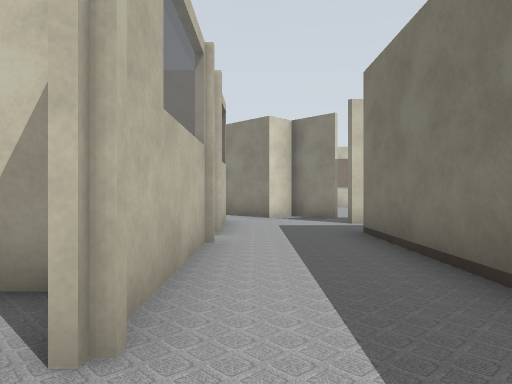
View 1 (above)

24 first-person views from a walk through a robot-simulator world made for Gazebo. The camera is 0.72 m above the floor, looks level and sees 70° across. The lines on the ground mark 1 m squares. The floor is counted in squares, 1 m on a side. Each view is taken from the middle of a square. On the plan, view 1 faces up. The plan holds only what a view shows up to about 11 squares ahead; the rest is blank. The place goes on beyond the plan. Some surface patterns are stand-ins.

View 2
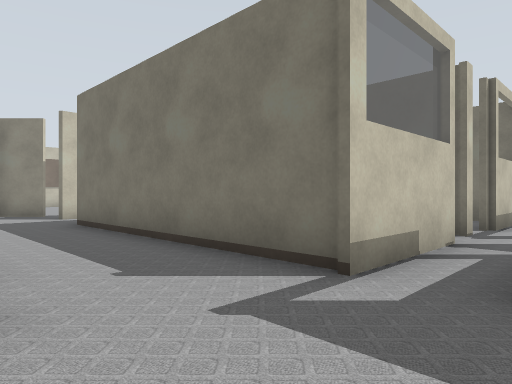

View 3
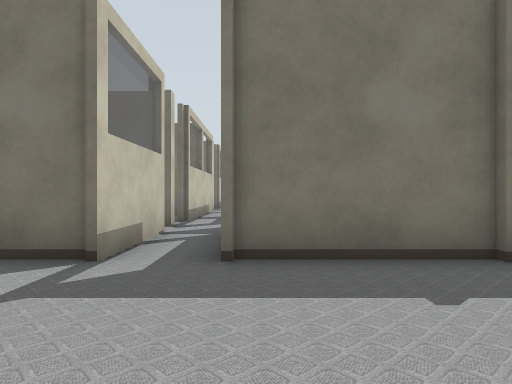

View 4
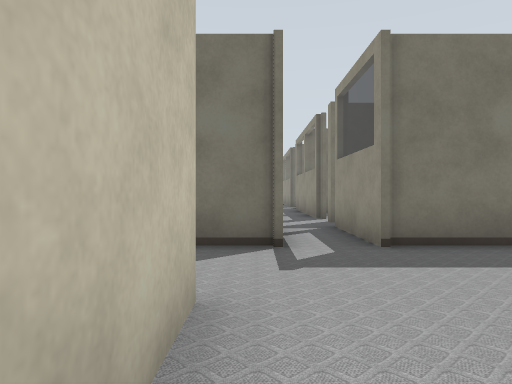

View 5
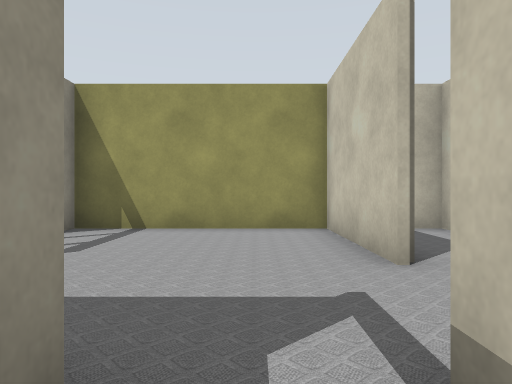

View 6
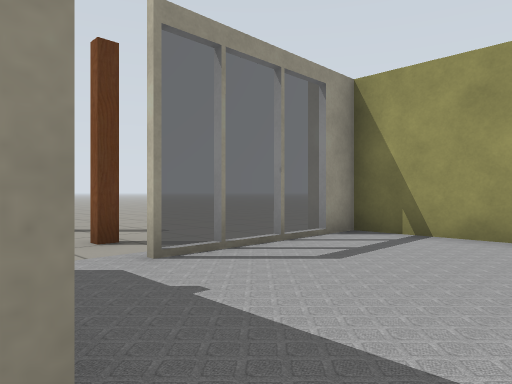

View 7
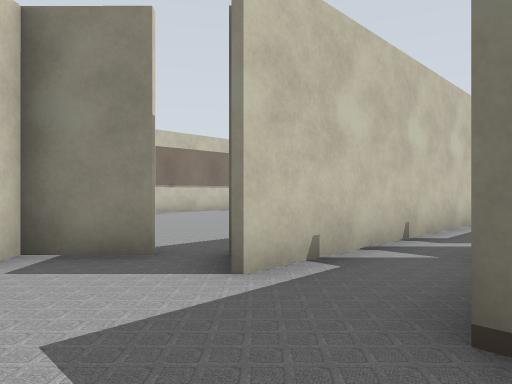

View 8
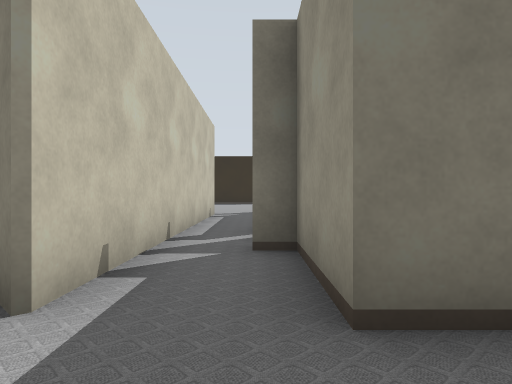

View 9
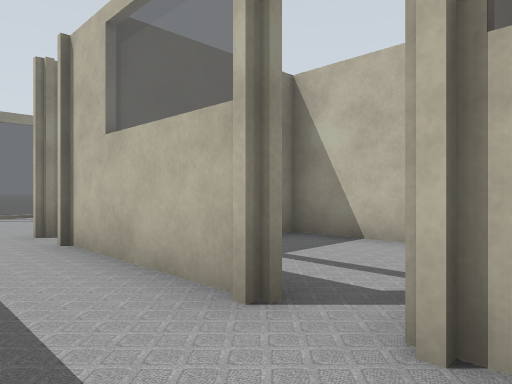

View 10
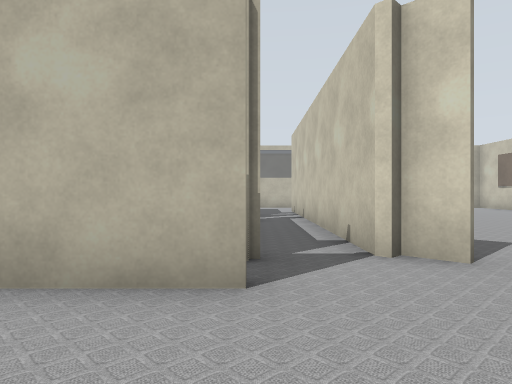

View 11
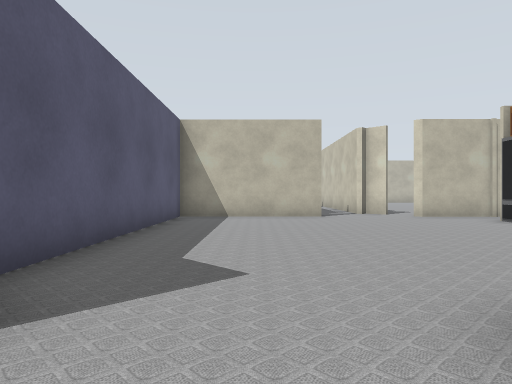

View 12
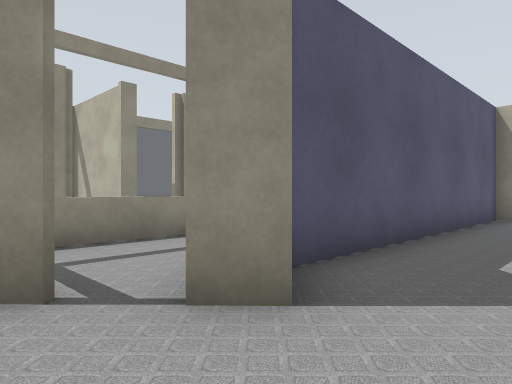

View 13
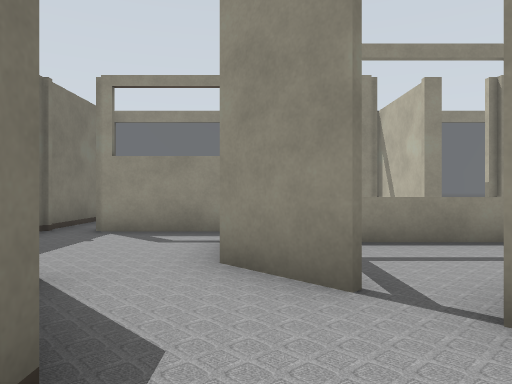

View 14
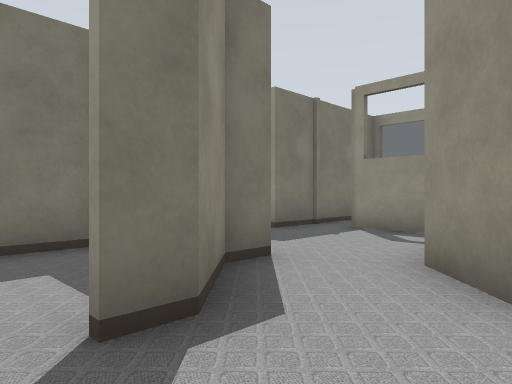

View 15
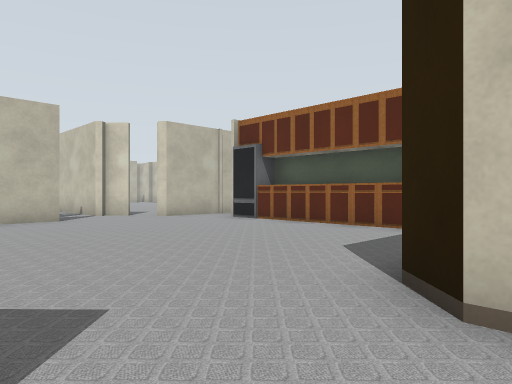

View 16
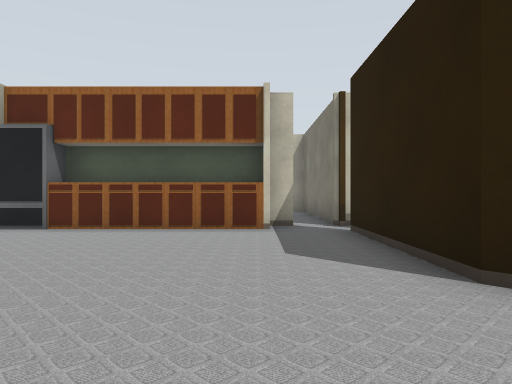

View 17
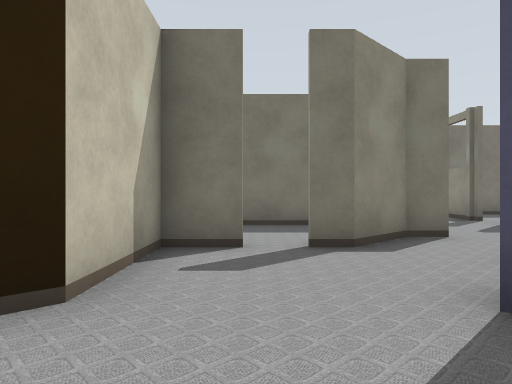

View 18
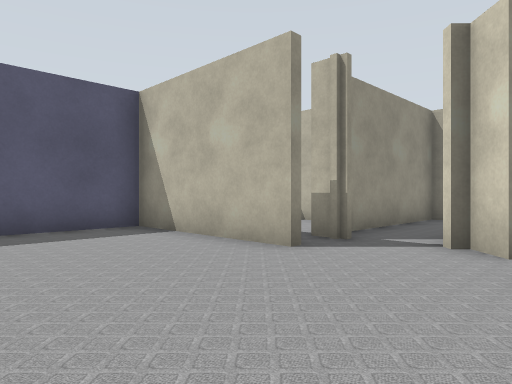

View 19
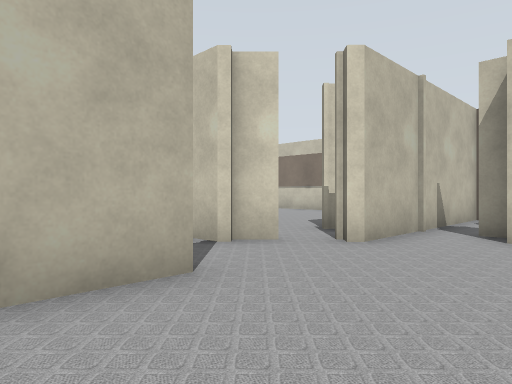

View 20
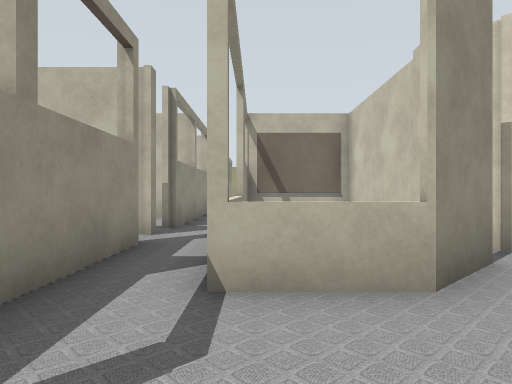

View 21
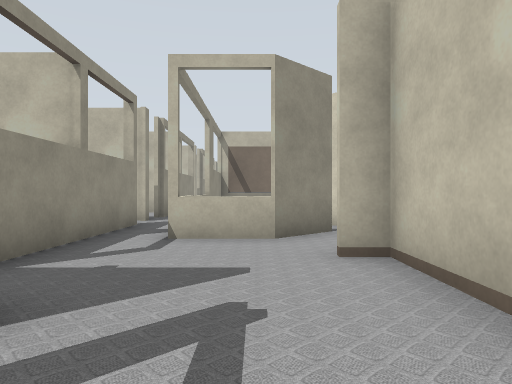

View 22
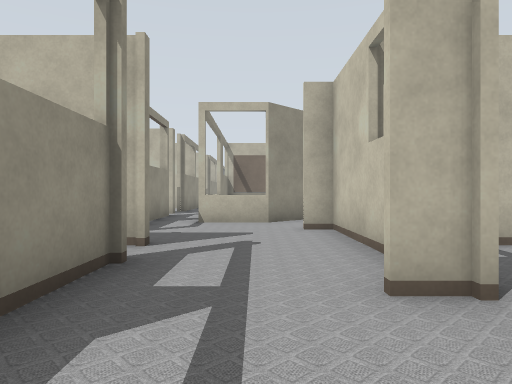

View 23
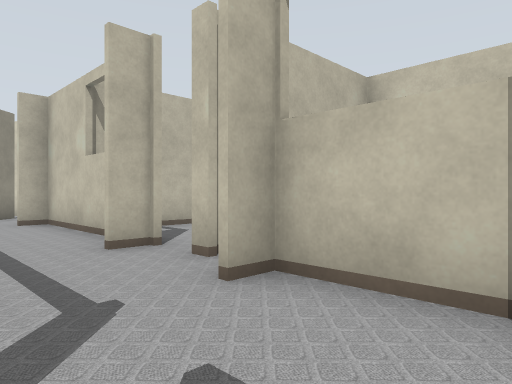

View 24
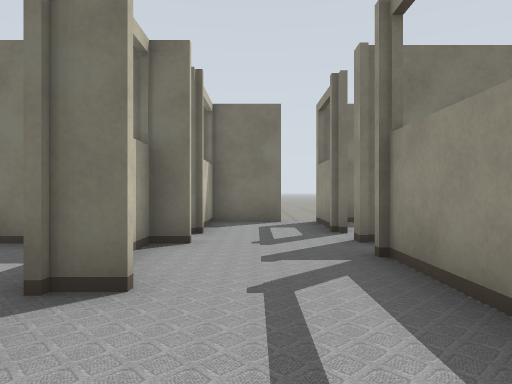

### Floor plan
Key: @ floor where view 1 was taken; # wall or solid block; x gap in a wall; . floor; = window, fence, low wall or low ledge; T thing the floor can be seen under or through.
Columns run from 6 left of view 1 to 40 right of it. Each row starts with its distance up from view 1.
 15                    #
 14                    #.
 13                    #.
 12                    #.##  ####
 11       ###         ##.######.#
 10       #.#         .#........#
  9      =..###########.........#
  8      =......................#
  7      #.....###....##........#
  6     ##..############........####
  5   #..#..#          #...........x..#
  4   #..=..#          #...........# .#.. #
  3   ####..#          #########TT.TT####.####
  2   # ##..#              #    TTT.T...#..#.#####
  1   ####..#   #  #       #   .. T..............#
  0   #...@.#==.#x##       ####===T....#    #..###.
 -1   #.............       ...........########...#.
 -2   #.....#=#.#x#       ####.#x####x#
 -3   #.....#   #          #   #  #   #
 -4   #.....#                  #      #
 -5   #===#.#                  #      #
 -6  ......
 -7 .......
 -8 ......
 -9 ......
-10  .....

Positions as (right, up) in squares from view 1, and headings:
1: (0, 0), facing up
2: (-1, -2), facing up-right
3: (-2, -2), facing right
4: (-3, 0), facing right
5: (3, -1), facing left
6: (2, -1), facing down-left
7: (0, 6), facing up-right
8: (0, 7), facing right
9: (1, 7), facing down-left
10: (16, 7), facing left
11: (24, 5), facing left
12: (24, 5), facing down-left
13: (24, 5), facing down
14: (23, 5), facing down-right
15: (23, 4), facing up-left
16: (20, 4), facing up
17: (20, 5), facing right
18: (17, 10), facing down-left
19: (16, 5), facing up-left
20: (27, 0), facing left
21: (30, 1), facing left
22: (33, 1), facing left
23: (35, 0), facing up-left
24: (30, 1), facing right
